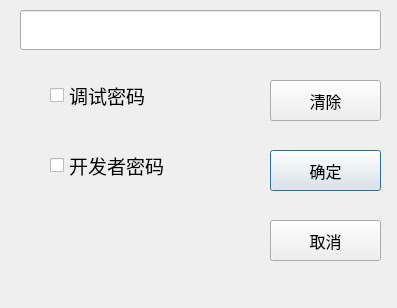
<?xml version="1.0" encoding="UTF-8"?>
<ui version="4.0">
 <class>DlgLogin</class>
 <widget class="QDialog" name="DlgLogin">
  <property name="geometry">
   <rect>
    <x>0</x>
    <y>0</y>
    <width>397</width>
    <height>308</height>
   </rect>
  </property>
  <property name="windowTitle">
   <string>Dialog</string>
  </property>
  <widget class="QLineEdit" name="input_password">
   <property name="geometry">
    <rect>
     <x>20</x>
     <y>10</y>
     <width>361</width>
     <height>40</height>
    </rect>
   </property>
  </widget>
  <widget class="QStackedWidget" name="stackedWidget_login">
   <property name="geometry">
    <rect>
     <x>20</x>
     <y>50</y>
     <width>401</width>
     <height>241</height>
    </rect>
   </property>
   <property name="currentIndex">
    <number>1</number>
   </property>
   <widget class="QWidget" name="page_key"/>
   <widget class="QWidget" name="page_select">
    <widget class="QCheckBox" name="checkBox_debug">
     <property name="geometry">
      <rect>
       <x>30</x>
       <y>30</y>
       <width>211</width>
       <height>31</height>
      </rect>
     </property>
     <property name="font">
      <font>
       <pointsize>14</pointsize>
      </font>
     </property>
     <property name="text">
      <string>调试密码</string>
     </property>
     <property name="autoExclusive">
      <bool>true</bool>
     </property>
    </widget>
    <widget class="QCheckBox" name="checkBox_develop">
     <property name="geometry">
      <rect>
       <x>30</x>
       <y>100</y>
       <width>211</width>
       <height>31</height>
      </rect>
     </property>
     <property name="font">
      <font>
       <pointsize>14</pointsize>
      </font>
     </property>
     <property name="text">
      <string>开发者密码</string>
     </property>
     <property name="autoExclusive">
      <bool>true</bool>
     </property>
    </widget>
    <widget class="QPushButton" name="btn_ok">
     <property name="geometry">
      <rect>
       <x>250</x>
       <y>100</y>
       <width>111</width>
       <height>41</height>
      </rect>
     </property>
     <property name="font">
      <font>
       <pointsize>12</pointsize>
      </font>
     </property>
     <property name="text">
      <string>确定</string>
     </property>
    </widget>
    <widget class="QPushButton" name="btn_cancel">
     <property name="geometry">
      <rect>
       <x>250</x>
       <y>170</y>
       <width>111</width>
       <height>41</height>
      </rect>
     </property>
     <property name="font">
      <font>
       <pointsize>12</pointsize>
      </font>
     </property>
     <property name="text">
      <string>取消</string>
     </property>
    </widget>
    <widget class="QPushButton" name="btn_clear">
     <property name="geometry">
      <rect>
       <x>250</x>
       <y>30</y>
       <width>111</width>
       <height>41</height>
      </rect>
     </property>
     <property name="font">
      <font>
       <pointsize>12</pointsize>
      </font>
     </property>
     <property name="text">
      <string>清除</string>
     </property>
    </widget>
   </widget>
  </widget>
 </widget>
 <resources/>
 <connections/>
</ui>
